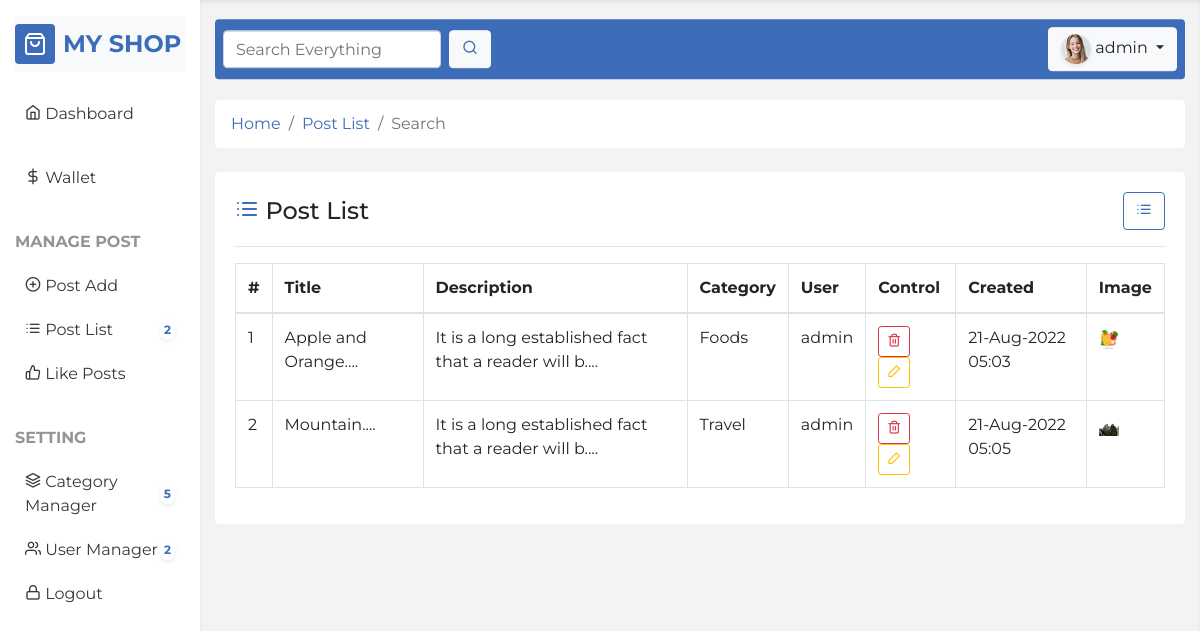
Screenshot of /search.php (signed in) with the database file from the repository.
### tables this page shows
CREATE TABLE `posts` (
  `id` int(11) NOT NULL,
  `title` varchar(225) NOT NULL,
  `description` text NOT NULL,
  `ordering` int(11) NOT NULL DEFAULT 0,
  `user_id` int(11) NOT NULL,
  `category_id` int(11) NOT NULL,
  `image` varchar(225) NOT NULL DEFAULT 'default.png',
  `is_publish` enum('0','1') NOT NULL DEFAULT '0',
  `created_at` timestamp NOT NULL DEFAULT current_timestamp()
);

CREATE TABLE `categories` (
  `id` int(11) NOT NULL,
  `title` varchar(225) NOT NULL,
  `user_id` int(11) NOT NULL,
  `ordering` int(11) NOT NULL,
  `created_at` timestamp NOT NULL DEFAULT current_timestamp()
);

CREATE TABLE `users` (
  `id` int(11) NOT NULL,
  `name` varchar(255) NOT NULL,
  `email` varchar(255) NOT NULL,
  `password` varchar(255) NOT NULL,
  `role` enum('0','1','2') NOT NULL DEFAULT '2',
  `photo` varchar(255) NOT NULL DEFAULT 'default.png',
  `money` float NOT NULL,
  `created_at` timestamp NOT NULL DEFAULT current_timestamp()
);

### core/base.php (called while the page is built, shortened)
<?php
function con(){
    return mysqli_connect('localhost','root','','blog');
}
$url = "http://{$_SERVER['HTTP_HOST']}/php/5_sample_blog";
?>

### core/functions.php (called while the page is built, shortened)
<?php
require_once "base.php";
function fetch($sql)
{
    $query = mysqli_query(con(), $sql);
    $row = mysqli_fetch_assoc($query);
    return $row;
}
function fetchAll($sql)
{
    $query = mysqli_query(con(), $sql);
    $rows = [];
    while ($row = mysqli_fetch_assoc($query)) {
        array_push($rows, $row);
    }
    return $rows;
}
function showTime($timestamp, $format = "d-m-y")
{
    return date($format, strtotime($timestamp));
}
function short($str, $strlength = 50)
{
    return substr($str, 0, $strlength) . "....";
}
function user($id)
{
    $sql = "SELECT * FROM users where id=$id";
    return fetch($sql);
}
function category($id)
{
    $sql = "SELECT * FROM categories WHERE id=$id";
    return fetch($sql);
}
function postSearch($searchKey){
    if ($_SESSION['user']['role'] == 2) {
        $currentUser = $_SESSION['user']['id'];
        $sql = "SELECT * FROM posts WHERE (title LIKE '%$searchKey%' OR description LIKE '%$searchKey%') AND user_id='$currentUser'";
    }else{
        $sql = "SELECT * FROM posts WHERE title LIKE '%$searchKey%' OR description LIKE '%$searchKey%'";
    }
    return fetchAll($sql);
}

### search.php (the view, shortened to what this page needs)
<?php include "template/header.php"; ?>
<div class="row">
    <div class="col-12">
        <nav aria-label="breadcrumb">
            <ol class="breadcrumb bg-white mb-4">
                <li class="breadcrumb-item"><a href="<?php echo $url; ?>/dashboard.php">Home</a></li>
                <li class="breadcrumb-item"><a href="<?php echo $url; ?>/post_list.php">Post List</a></li>
                <li class="breadcrumb-item active" aria-current="page">Search</li>
            </ol>
        </nav>
    </div>
</div>
<div class="row">
    <div class="col-12">
        <div class="card mb-4">
            <div class="card-body">
                <div class="d-flex justify-content-between align-items-center">
                    <h4 class="mb-0">
                        <i class="feather-list text-primary"></i> Post List
                    </h4>
                    <a href="<?php echo $url; ?>/post_list.php" class="btn btn-outline-primary">
                        <i class="feather-list"></i>
                    </a>
                </div>
                <hr>
                <?php
                    $result = postSearch($_POST['searchKey']);
                    if(count($result) == 0){
                        echo alert("There is no data .","warning");
                    }else{
                ?>
                <table class="table table-hover table-bordered mt-3">
                    <thead>
                        <tr>
                            <th>#</th>
                            <th>Title</th>
                            <th>Description</th>
                            <th>Category</th>
                            <?php
                            if ($_SESSION['user']['role'] != 2) {
                            ?>
                                <th>User</th>
                            <?php
                            }
                            ?>
                            <th>Control</th>
                            <th>Created</th>
                            <th>Image</th>
                        </tr>
                    </thead>
                    <tbody>
                        <?php
                        foreach (postSearch($_POST['searchKey']) as $key => $c) {
                            $userName = user($c['user_id']);
                            $time = showTime($c['created_at'], 'd-M-Y h:i');
                        ?>
                            <tr>
                                <td><?php echo $key + 1; ?></td>
                                <td class="nowrap"><?php echo short($c['title']); ?></td>
                                <td class="nowrap"><?php echo short($c['description'], 50); ?></td>
                                <td><?php echo category($c['category_id'])['title']; ?></td>
                                <?php
                                if ($_SESSION['user']['role'] != 2) {
                                ?>
                                    <td><?php echo $userName['name']; ?></td>
                                <?php
                                }
                                ?>
                                <td class="nowrap">
                                    <a href="post_delete.php?id=<?php echo $c['id']; ?>" onclick="return confirm('Are you sure to delete.')" class="btn btn-outline-danger btn-sm">
                                        <i class="feather-trash-2"></i>
                                    </a>
                                    <a href="post_edit.php?id=<?php echo $c['id']; ?>" class="btn btn-outline-warning btn-sm">
                                        <i class="feather-edit-2 fa-fw"></i>
                                    </a>
                                </td>
                                <td class="nowrap"><?php echo $time; ?></td>
                                <td class=""><img src="<?php echo $c['image'] ?>" alt="" class="img" style="width:20px;height:20px;"></td>
                            </tr>
                        <?php } ?>
                    </tbody>
                </table>
                    <?php
                    }
                    ?>
            </div>
        </div>
    </div>
</div>
<?php include "template/footer.php"; ?>

### assets/css/style.css (style rules this page uses)
:root { --primary-soft: #f3f3f3; }
.card { border:none; }

### rows the page displays
posts: title "Apple and Orange....", description "It is a long established fact that a reader will b....", category.title "Foods", user.name "admin", created_at "21-Aug-2022 05:03", image (picture)
posts: title "Mountain....", description "It is a long established fact that a reader will b....", category.title "Travel", user.name "admin", created_at "21-Aug-2022 05:05", image (picture)

### other values shown
countTotal('posts') "2"
countTotal('categories') "5"
countTotal('users') "2"
$_SESSION['user']['name'] "admin"
